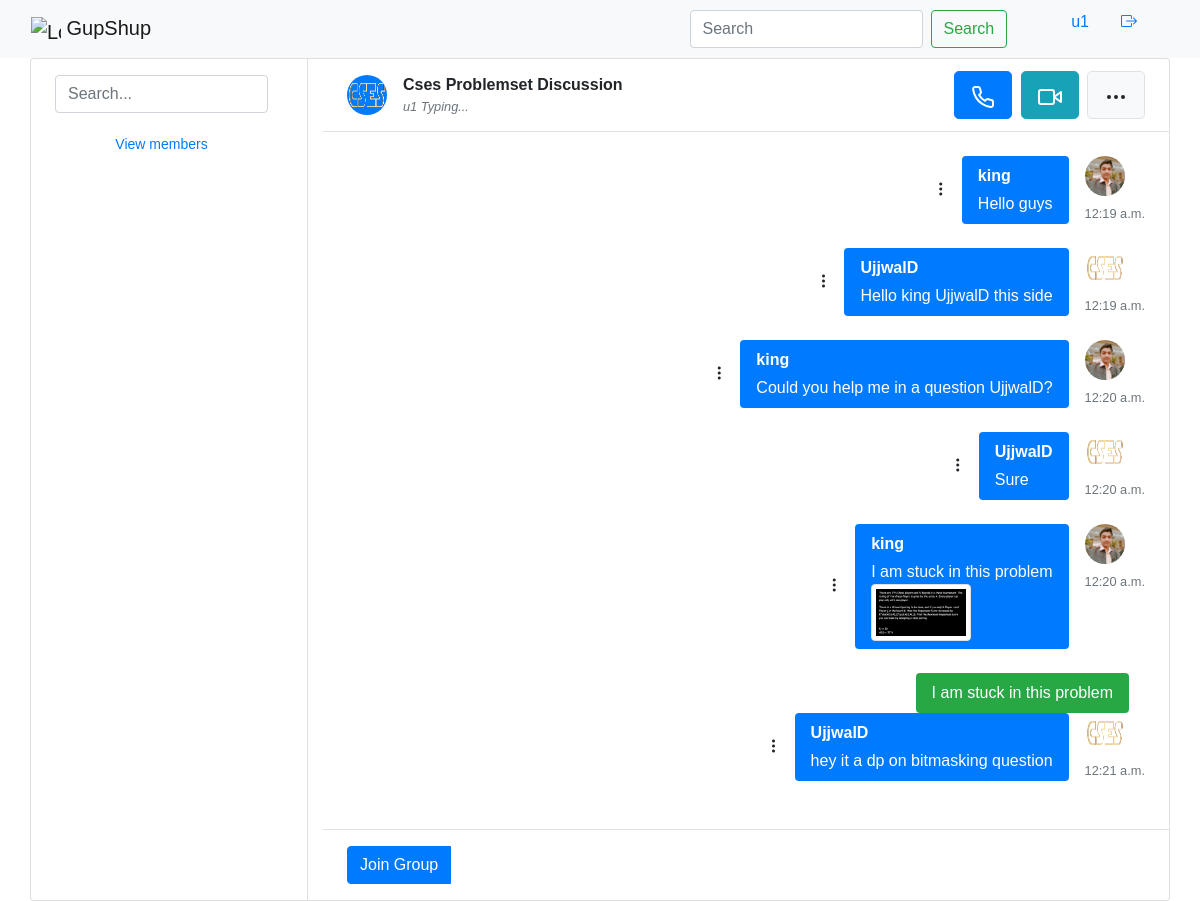
The page /chat/cses-problemset-discussion/ (signed in) on the database its author committed.
### Chat/models.py (models this page shows, shortened)
class Group(models.Model):
    name = models.CharField(max_length=200,unique=True)
    slug = models.SlugField(max_length=200, unique=True,null=True,blank=True)
    type = models.ForeignKey(GroupType,on_delete=models.CASCADE,null=True,blank=True,related_name='type_name')
    members = models.ManyToManyField(UserProfile,blank=True,related_name='members')
    created_by = models.ForeignKey(UserProfile, on_delete=models.CASCADE)
    members_count = models.BigIntegerField(default=0,null=True,blank=True)
    img = models.ImageField(upload_to='groups_pics',default='groups_pics/group.png',null=True,blank=True)
    description = models.TextField(default='Welcome to the group')

class Chat(models.Model):
    message = models.CharField(max_length=1000)
    file = models.FileField(upload_to='chat-files/',null=True,blank=True)
    send_by = models.ForeignKey(UserProfile,on_delete=models.CASCADE,null=True,blank=True,related_name='send_by')
    group = models.ForeignKey(Group,on_delete=models.CASCADE,related_name='group')
    timestamp = models.DateTimeField(auto_now=True,null=True,blank=True)
    ftype = models.CharField(max_length=20,null=True,blank=True)
    is_active = models.BooleanField(default=True)
    is_edited = models.BooleanField(default=False)
    reply_to = models.ForeignKey('self',null=True,blank=True,unique=False,on_delete=models.SET_NULL,related_name='reply')

class UserProfile(models.Model):
    user = models.OneToOneField(User,on_delete=models.CASCADE,null=True,blank=True,related_name='user')
    img = models.ImageField(null=True,blank=True,upload_to='profile_pic',default='profile_pic/profile.png')
    country_name = models.CharField(max_length=100,null=True,blank=True)
    last_seen = models.DateTimeField(null=True,blank=True,auto_now=True)
    phone_no = models.CharField(max_length=10,null=True,blank=True)
    is_active = models.BooleanField(default=True)
    about = models.TextField(null=True,blank=True)
    def __str__(self) -> str:
        return self.user.username

### Chat/views.py (the view)
# urls.py: path('<str:grpslug>/',ChatRoom,name='chat-room'),
def ChatRoom(request,grpslug):
    print(grpslug)
    group = Group.objects.get(slug=grpslug)
    group.members.order_by('-last_seen')
    chats = Chat.objects.select_related('send_by','group','reply_to').filter(group=group,is_active=True)
    profile,group_form = None,None
    if request.user.is_authenticated:
        profile = UserProfile.objects.select_related('user').get(user=request.user)
        group_form = AllGroupsForm(UserProfile.objects.select_related('user').filter(user=request.user))
    return render(request,'chat/chatroom.html',{'group':group,'chats':chats,'profile':profile,'form':group_form})

### Chat/forms.py
class AllGroupsForm(forms.Form):
    def __init__(self,profile=None,*args,**kwargs):
        super(AllGroupsForm,self).__init__(*args,**kwargs)
        if profile is not None:
            specified_group = Group.objects.filter(members__in =profile)
        else:
            specified_group = Group.objects.all()
        self.fields['groups'] = forms.ModelMultipleChoiceField(widget=forms.CheckboxSelectMultiple,queryset=specified_group)

### Chat/models.py (called while the page is built)
    def __str__(self) -> str:
        return self.type

### Chat/templatetags/group_tags.py (called while the page is built)
def is_user_online(last_seen):
    online_threshold = timezone.now() - timezone.timedelta(minutes=1)
    return last_seen > online_threshold

@register.filter
def getStatus(last_seen):
    if is_user_online(last_seen):
        return 'Online'
    else:
        return 'Offline'

### templates/chat/chatroom.html (shortened to what this page needs)
{% extends 'navigation.html' %}
{% load static %}
{% load group_tags %}
{% block content %}
<link rel="stylesheet" href="https://cdn.jsdelivr.net/npm/bootstrap-icons@1.10.3/font/bootstrap-icons.css">
<link href="https://cdn.jsdelivr.net/npm/bootstrap@4.5.0/dist/css/bootstrap.min.css" rel="stylesheet">
<link rel="stylesheet" href="{% static 'css/emojionearea.min.css' %}">
<link rel="stylesheet" href="{% static 'css/chat_style.css' %}">
    <main class="content">
        <div class="container p-0">
            <div class="card">
                <div class="row g-0">
                    <div class="col-12 col-lg-5 col-xl-3 border-right">
                        <div class="px-4 d-none d-md-block">
                            <div class="d-flex align-items-center">
                                <div class="flex-grow-1">
                                    <input type="text" class="form-control my-3" placeholder="Search...">
                                </div>
                            </div>
                        </div>
                        <div class="text-center">
                            <button class="btn btn-link btn-sm text-center" data-bs-toggle="collapse" href="#collapseExample" aria-expanded="false" aria-controls="collapseExample" style="cursor: pointer;">
                                View members
                            </button>
                        </div>
                    </div>
                    <div class="col-12 col-lg-7 col-xl-9">
                        <div class="py-2 px-4 border-bottom d-lg-block">
                            <div class="d-flex align-items-center py-1">
                                <div class="position-relative">
                                    <button class="btn btn-primary rounded-circle" type="button" style="height: 40px !important; width: 40px !important; padding: 0px; border: 0px;" data-bs-toggle="offcanvas" data-bs-target="#offcanvasStart" aria-controls="offcanvasStart">
                                        <img src="{{group.img.url}}" class="rounded-circle mr-1" alt="Sharon Lessman" width="40" height="40">
                                    </button>
                                </div>
                                <div class="flex-grow-1 pl-3">
                                    <a data-bs-toggle="offcanvas" data-bs-target="#offcanvasStart" aria-controls="offcanvasStart" style="cursor: pointer;">
                                    <strong>{{group.name|title}}</strong>
                                    </a>
                                    <div class="text-muted small"><em>{{user.username}} Typing...</em></div>
                                </div>
                                <div>
                                    <button class="btn btn-primary btn-lg mr-1 px-3"></button>
                                    <button class="btn btn-info btn-lg mr-1 px-3 d-none d-md-inline-block"></button>
                                    <button class="btn btn-light border btn-lg px-3"></button>
                                </div>
                            </div>
                        </div>
                        <div class="position-relative">
                            <div class="chat-messages p-4" id="chat-box">
                            {% if user.is_authenticated %}
                            {% for chat in chats %}
                            <div id="chat-id-{{chat.id}}">
                                {% if chat.reply_to %}
                                <a href="#chat-id-{{chat.reply_to.id}}" style="color: white;">
                                <div class="chat-message-right">
                                        <div class="flex-shrink-1 bg-success rounded py-2 px-3 mr-3">
                                            {{chat.reply_to.message}}
                                        </div>
                                </div>
                            </a>
                                {% endif %}
                            <div class="chat-message-right pb-4">
                                <div>
                                    <img src="{{chat.send_by.img.url}}" class="rounded-circle mr-1" alt="Chris Wood" width="40" height="40">
                                    <div class="text-muted small text-nowrap mt-2">{{chat.timestamp.time}}</div>
                                </div>
                                {% if chat.send_by.user == request.user %}
                                <div class="flex-shrink-1 bg-light rounded py-2 px-3 mr-3">
                                    <div class="font-weight-bold mb-1">You</div>
                            {% else %}
                            <div class="flex-shrink-1 bg-primary rounded py-2 px-3 mr-3 text-white">
                            <div class="font-weight-bold mb-1">{{chat.send_by.user.username}}</div>
                                {% endif %}
                                <div id="text-msg-{{chat.id}}">{{chat.message}}</div>
                                {% if chat.file %}
                            {% if chat.ftype == 'image' %}
                            <img src="{{chat.file.url}}" class="img-thumbnail" alt="{{chat.file.name}}" style="width: 100px;">
                            {% elif chat.ftype == 'video' %}
                            <iframe style="width: auto;height: auto;" src="{{chat.file.url}}"></iframe>
                            {% else %}
                            <div>{{chat.file.name}}</div>
                            <div><a href="{{chat.file.url}}" download="{{chat.file.name}}">Download</a></div>
                            {% endif %}
                            {% endif %}
                                </div>
                                <div class="btn-group dropstart">
                                    <button class="btn" data-bs-toggle="dropdown" aria-expanded="false" style="border-color: white; box-shadow: none;">
                                        <i class="bi bi-three-dots-vertical"></i>
                                    </button>
                            </div>
                            </div>
                        </div>
                            {% endfor %}
                            {% else %}
                            <div>join and see what {{group.name}} group are talking on..</div>
                            {% endif %}
                            </div>
                        </div>
                        <div class="flex-grow-0 py-3 px-4 border-top">
                            <div class="input-group">
                                {% if profile in group.members.all %}
                                <input type="text" class="form-control" placeholder="Type your message" id="msg">
                                <button class="btn" id="mic-on"><i class="bi bi-mic"></i></button>
                                <button class="btn text-danger" id="mic-off" style="display: none;"><i class="bi bi-circle-fill"></i></button>
                                <button type="button" class="btn">
                                    <label style="cursor: pointer; margin-bottom: 0px;">
                                            <i class="bi bi-link-45deg"></i>
                                            <input type="file" style="display: none;" id="upload-doc"/>
                                        </label>
                                        </button>
                                <button class="btn location-btn"><i class="bi bi-geo-alt-fill"></i></button>
                                <button class="btn msg-send" data-id=""><i class="bi bi-send"></i></button>
                                {% else %}
                                <button type="button" class="btn btn-primary" data-toggle="modal" data-target="#exampleModal">
                                    Join Group
                                  </button>
                                {% endif %}
                            </div>
                        </div>
                    </div>
                </div>
            </div>
        </div>
    </main>
{% endblock %}

### templates/navigation.html (shortened to what this page needs)
<!DOCTYPE html>
<html lang="en">
<head>
    <link href="https://cdn.jsdelivr.net/npm/bootstrap@5.2.3/dist/css/bootstrap.min.css" rel="stylesheet">
</head>
<body>
    <nav class="navbar bg-light">
        <div class="container-fluid">
            <a class="navbar-brand" href="{% url 'home' %}">
                <img src="https://bit.ly/3BVcGAU" alt="Logo" width="30" height="28" class="d-inline-block align-text-top">
                GupShup
              </a>
              <div class="d-flex flex-row">
                <form class="d-flex" role="search" style="margin-right: 4rem;" action="{% url 'search-group' %}" method="get">
                    <input class="form-control me-2" type="search" name='expression' placeholder="Search" aria-label="Search" value="{{expression}}">
                    <button class="btn btn-outline-success" type="submit">Search</button>
                  </form>
                 {% if user.is_authenticated %}
                 <a href="{% url 'profile' %}" style="margin-right: 2rem;">{{user.username}}</a>
                 <a href="{% url 'logout' %}" style="margin-right: 2rem;"><i class="bi bi-box-arrow-right"></i></a>
                 {% else %}
                 <form action="{% url 'signup' %}" method="get"><button type="submit" class="btn btn-outline-dark" style="margin-right: 0.5rem;">Sign Up</button></form>
                 <form action="{% url 'login' %}" method="get"><button type="submit" class="btn btn-outline-dark">Login</button></form>
                 {% endif %}
              </div>
        </div>
      </nav>
      {% block content %}
      {% endblock %}
</body>
</html>

### static/css/chat_style.css (style rules this page uses)
.chat-messages { display: flex; flex-direction: column; max-height: 800px; overflow-y: scroll }
.chat-message-left, .chat-message-right { display: flex; flex-shrink: 0 }
.chat-message-right { flex-direction: row-reverse; margin-left: auto }
.py-3 { padding-top: 1rem!important; padding-bottom: 1rem!important; }
.px-4 { padding-right: 1.5rem!important; padding-left: 1.5rem!important; }
.flex-grow-0 { flex-grow: 0!important; }
.border-top { border-top: 1px solid #dee2e6!important; }
* { font-family: Arial, Helvetica, san-serif; }
.row:after, .row:before { content: " "; display: table; clear: both; }

### rows shown on the page
Group: img (picture), name "Cses Problemset Discussion"
Chat: send_by.img (picture), timestamp.time "12:19 a.m.", send_by.user.username "king", message "Hello guys"
Chat: send_by.img (picture), timestamp.time "12:19 a.m.", send_by.user.username "UjjwalD", message "Hello king UjjwalD this side"
Chat: send_by.img (picture), timestamp.time "12:20 a.m.", send_by.user.username "king", message "Could you help me in a question UjjwalD?"
Chat: send_by.img (picture), timestamp.time "12:20 a.m.", send_by.user.username "UjjwalD", message "Sure"
Chat: send_by.img (picture), timestamp.time "12:20 a.m.", send_by.user.username "king", message "I am stuck in this problem", file (picture)
Chat: reply_to.message "I am stuck in this problem", send_by.img (picture), timestamp.time "12:21 a.m.", send_by.user.username "UjjwalD", message "hey it a dp on bitmasking question"

### other values the page prints
{{ user.username }} "u1"
